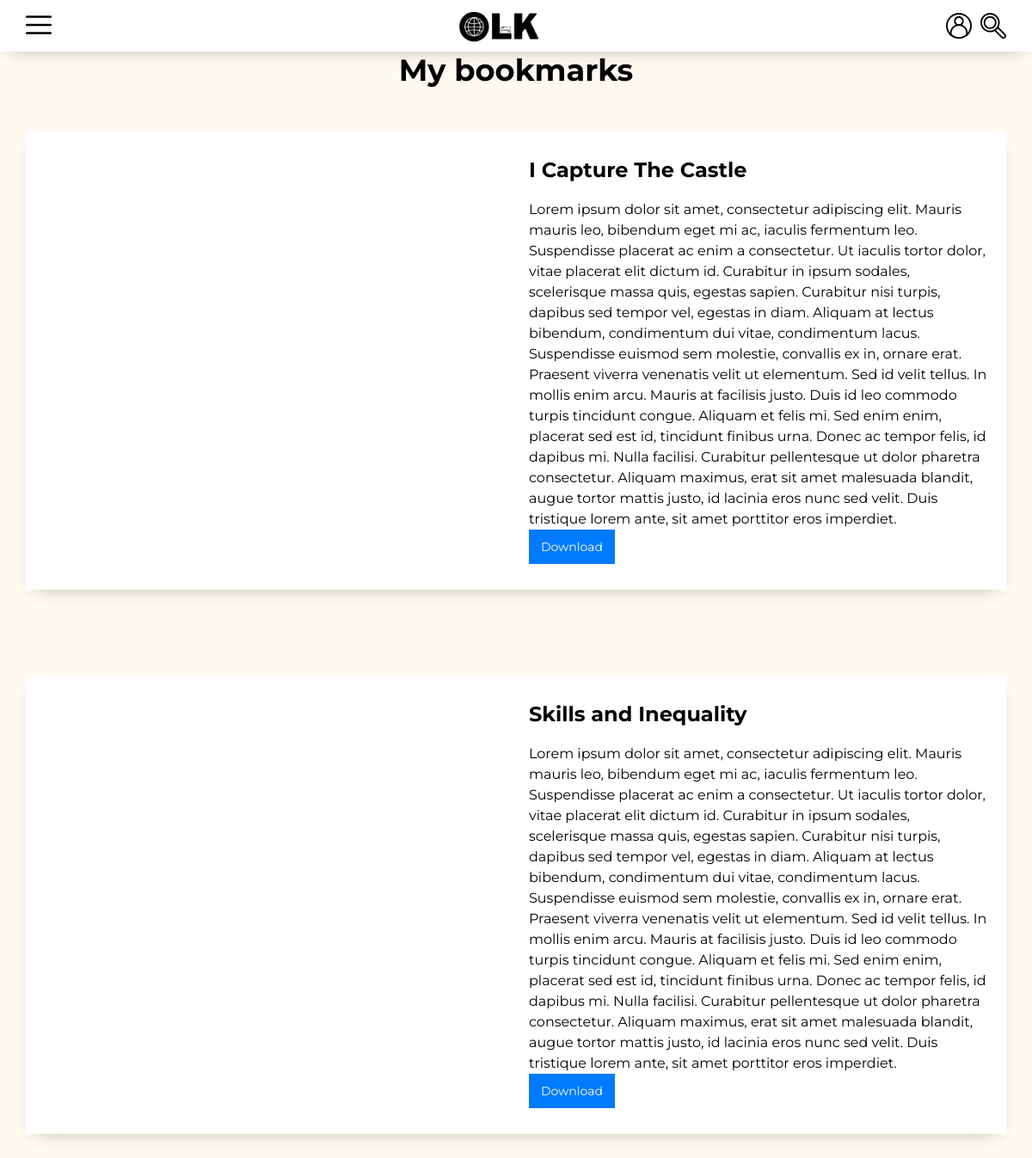
The app's page /myBookmarks.php (signed in) with its own data.
### tables this page shows
CREATE TABLE `bookmark` (
  `bookmark_id` int(11) NOT NULL,
  `book_id` int(11) NOT NULL,
  `user_id` int(11) NOT NULL
);

CREATE TABLE `book` (
  `book_id` int(11) NOT NULL,
  `name` varchar(255) NOT NULL,
  `description` text NOT NULL,
  `picture` text NOT NULL,
  `genre_id` int(11) NOT NULL,
  `download_link` text DEFAULT NULL
);

### myBookmarks.php (the view, shortened to what this page needs)
<!DOCTYPE html>
<html lang="en">
<head>
    <link rel="stylesheet" href="style.css">
    <link rel="stylesheet" href="https://unpkg.com/swiper/swiper-bundle.css" />
    <link rel="stylesheet" href="https://unpkg.com/swiper/swiper-bundle.min.css" />
</head>
<body>
    <?php
        include 'header.php';
    ?>
    <?php
    $user_id = $_SESSION['user_id'];
    $queryToGetResult = "SELECT * FROM bookmark INNER JOIN book ON book.book_id = bookmark.book_id WHERE user_id = '$user_id'";
    $result = $connect->query($queryToGetResult);
    $rows = array();
    while($row = $result->fetch_assoc()){
        $rows[] = $row;
    }
                echo "<h1 class=\"title\">My bookmarks</h1>";
    if(count($rows) == 0){
        echo "<h1 style=\"text-align:center;margin-top:100px;font-size: 100px\">You don't have any bookmarks</h1>";
    }
    else{
        for($i = 0; $i < count($rows); $i++){
        echo "<main class=\"main-profile\">
        <div class=\"container\">
            <div class=\"profile-box\">
                <div class=\"pfp\">
                    <img src=\" " . $rows[$i]['picture'] . " \" style=\"width: 100%;\" alt=\"\">
                </div>
                <div class=\"content\">
                    <h2 class=\"name\"> " . $rows[$i]['name'] . "</h2>
                    <p>" . $rows[$i]['description'] . "</p>
                    <a style=\"background-color: #007aff;height: 40px;width: 100px;color: #fff;
                    display: inline-block;text-align:center;padding-top:11px;font-size:14px;\" href=\" " . $rows[$i]['download_link'] . "\" class=\"btn2\" download>Download</a>
                </div>
            </div>
        </div>
    </main>";
    }
    }
    ?>

### style.css (style rules this page uses)
* { box-sizing: border-box; margin: 0; padding: 0; }
body { font-family: 'Montserrat', sans-serif; font-size: 14px; background-color: floralwhite; }
a { text-decoration: none; color: #333; }
.container { padding-right: 15px; padding-left: 15px; margin-right: auto; margin-left: auto; }
@media (min-width: 768px) { .container { width: 750px; } }
@media (min-width: 768px) { body { font-size: 10px; } }
@media (min-width: 992px) { .container { width: 970px; } }
@media (min-width: 1200px) { .container { width: 1170px; } }
h1.title { font-size: 2.2rem; text-align: center; }
.main-profile { margin-top: 50px; margin-bottom: 100px; }
.main-profile .profile-box { background-color: #fff; margin-top: 50px; display: grid; gap: 30px; padding: 30px 20px; -webkit-box-shadow: 0px 9px 21px -12px rgba(0,0,0,0.3); -moz-box-shadow: 0px 9px 21px -12px rgba(0,0,0,0.3); box-shadow: 0px 9px 21px -12px rgba(0,0,0,0.3); }
@media (min-width: 576px) { .main-profile .profile-box { grid-template-columns: 1fr 1fr; } }
.main-profile .profile-box .pfp { max-width: 300px; width: 100%; justify-self: center; }
.main-profile .profile-box .content .name { font-size: 24px; }
.main-profile .profile-box .content p { font-size: 16px; line-height: 24px; margin-top: 20px; }
.btn2 { height: 38px; background-color: #007AFF; width: 80px; color: #fff; display: inline-block; text-align: center; padding-top: 12px; font-size: 12px; margin-right: 10px; }

### records on screen
bookmark: book.name "I Capture The Castle", book.description "Lorem ipsum dolor sit amet, consectetur adipiscing elit. Mauris mauris leo, bibendum eget mi ac, iaculis fermentum leo. Suspendisse placerat ac enim a consectetur. Ut iaculis tortor dolor, vitae placerat elit dictum id. Curabitur in ipsum sodales, scelerisque massa quis, egestas sapien. Curabitur nisi turpis, dapibus sed tempor vel, egestas in diam. Aliquam at lectus bibendum, condimentum dui vitae, condimentum lacus. Suspendisse euismod sem molestie, convallis ex in, ornare erat. Praesent viverra venenatis velit ut elementum. Sed id velit tellus. In mollis enim arcu. Mauris at facilisis justo. Duis id leo commodo turpis tincidunt congue. Aliquam et felis mi. Sed enim enim, placerat sed est…"
bookmark: book.name "Skills and Inequality", book.description "Lorem ipsum dolor sit amet, consectetur adipiscing elit. Mauris mauris leo, bibendum eget mi ac, iaculis fermentum leo. Suspendisse placerat ac enim a consectetur. Ut iaculis tortor dolor, vitae placerat elit dictum id. Curabitur in ipsum sodales, scelerisque massa quis, egestas sapien. Curabitur nisi turpis, dapibus sed tempor vel, egestas in diam. Aliquam at lectus bibendum, condimentum dui vitae, condimentum lacus. Suspendisse euismod sem molestie, convallis ex in, ornare erat. Praesent viverra venenatis velit ut elementum. Sed id velit tellus. In mollis enim arcu. Mauris at facilisis justo. Duis id leo commodo turpis tincidunt congue. Aliquam et felis mi. Sed enim enim, placerat sed est…"
